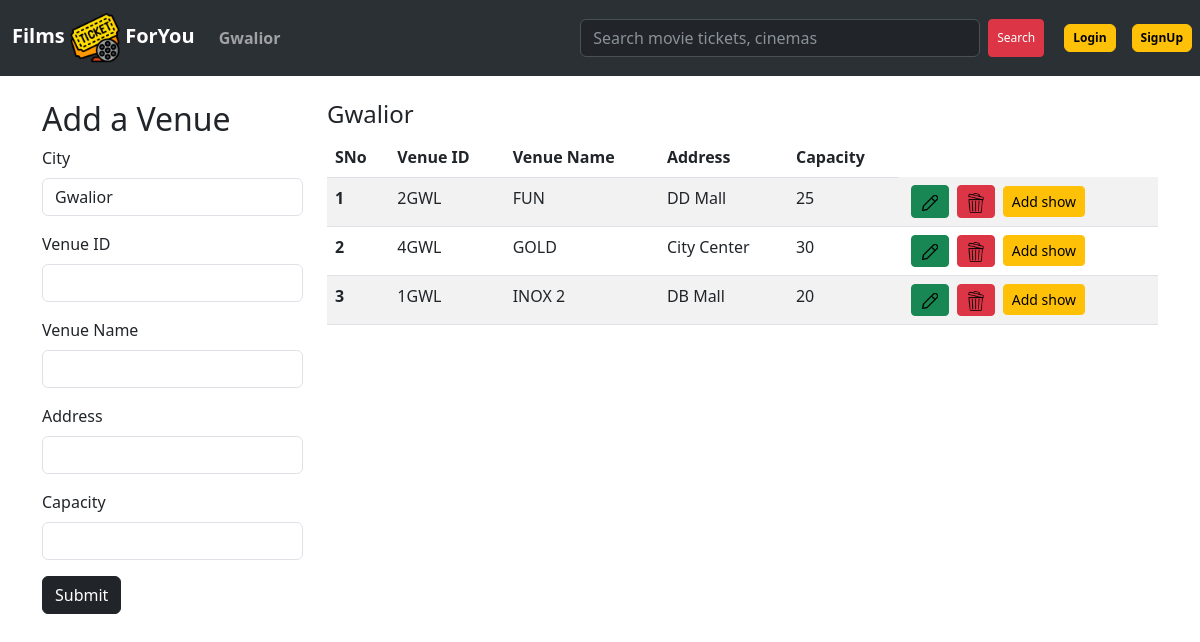
Page /venue/Gwalior on the committed database.
### app.py (models this page shows)
class Venue(db.Model):
    __tablename__ = 'venue'
    VenueID = db.Column(db.String(50), primary_key=True)
    VenueName = db.Column(db.String(200), nullable=False)
    VenuePlace = db.Column(db.String(200), nullable=False)
    VenueCapacity = db.Column(db.Integer, nullable=False)
    ShowR = db.relationship('Show', backref='venue', lazy=True)
    TicketR = db.relationship('Ticket', backref='venue', lazy=True)
    CityName = db.Column(db.String(100), db.ForeignKey('city.CityName'), nullable=False)

### app.py (the view, shortened to what this page needs)
@app.route('/venue/<CityName>', methods=['GET','POST'])
def venue(CityName):
    CityName = CityName
    City= Venue.query.filter_by(CityName=CityName).first()
    CityVenue = Venue.query.filter_by(CityName=CityName).all()
    user = Login.query.filter_by(UserName='admin').first()
    return render_template('venue.html', CityVenue=CityVenue, City = City, CityName=CityName, user=user)

### templates/venue.html (shortened to what this page needs)
{% extends 'base.html' %}
{% block body %}
<div class="container">
  <div class="row">
    <div class="col-3 my-4">
      <h2>Add a Venue</h2>
      <form action="{{url_for('venue', CityName=CityName)}}" method="POST">
        <div class="mb-3">
          <label for="cityname" class="form-label">City</label>
          <input type="text" class="form-control" name="cityname" id="cityname" aria-describedby="emailHelp"
            value="{{CityName}}" aria-label="readonly input example" readonly>
        </div>
        <div class="mb-3">
          <label for="venueid" class="form-label">Venue ID</label>
          <input type="text" class="form-control" name="venueid" id="venueid" aria-describedby="emailHelp">
        </div>
        <div class="mb-3">
          <label for="venuename" class="form-label">Venue Name</label>
          <input type="text" class="form-control" name="venuename" id="venuename" aria-describedby="emailHelp">
        </div>
        <div class="mb-3">
          <label for="venueplace" class="form-label">Address</label>
          <input type="text" class="form-control" name="venueplace" id="venueplace">
        </div>
        <div class="mb-3">
          <label for="venuecapacity" class="form-label">Capacity</label>
          <input type="text" class="form-control" name="venuecapacity" id="venuecapacity">
        </div>
        <button type="submit" class="btn btn-dark">Submit</button>
      </form>
    </div>
    <div class="col-9 my-4">
      <h4>{{CityName}}</h4>
      {% if CityVenue|length == 0 %}
      <div class="alert alert-dark" role="alert">
        No Venue found. Add your first Venue now!
      </div>
      {% else %}
      <table class="table table-striped">
        <thead>
          <tr>
            <th scope="col">SNo</th>
            <th scope="col">Venue ID</th>
            <th scope="col">Venue Name</th>
            <th scope="col">Address</th>
            <th scope="col">Capacity</th>
          </tr>
        </thead>
        <tbody>
          {% for venue in CityVenue %}
          <tr>
            <th scope="row">{{loop.index}}</th>
            <td>{{venue.VenueID}}</td>
            <td>{{venue.VenueName}}</td>
            <td>{{venue.VenuePlace}}</td>
            <td>{{venue.VenueCapacity}}</td>
            <td>
              <a href="/updatevenue/{{venue.VenueID}}" type="button" class="btn btn-success btn-sm mx-1"><img
                  src="/static/images/edit2.png" alt="Update" width="20px"></button>
                <a href="/deletevenue/{{venue.VenueID}}" type="button" class="btn btn-danger btn-sm mx-1"><img
                    src="/static/images/recycle-bin.png" alt="Delete" width="20px"></button>
                  <a href="/show/{{venue.VenueID}}" type="button" class="btn btn-warning btn-sm mx-1">Add show</button>
            </td>
          </tr>
          {% endfor %}
        </tbody>
      </table>
      {% endif %}
    </div>
  </div>
</div>
{% endblock body %}

### rows in the picture
Venue: VenueID "2GWL", VenueName "FUN", VenuePlace "DD Mall", VenueCapacity "25"
Venue: VenueID "4GWL", VenueName "GOLD", VenuePlace "City Center", VenueCapacity "30"
Venue: VenueID "1GWL", VenueName "INOX 2", VenuePlace "DB Mall", VenueCapacity "20"

### other values in the picture
{{ CityName }} "Gwalior"
